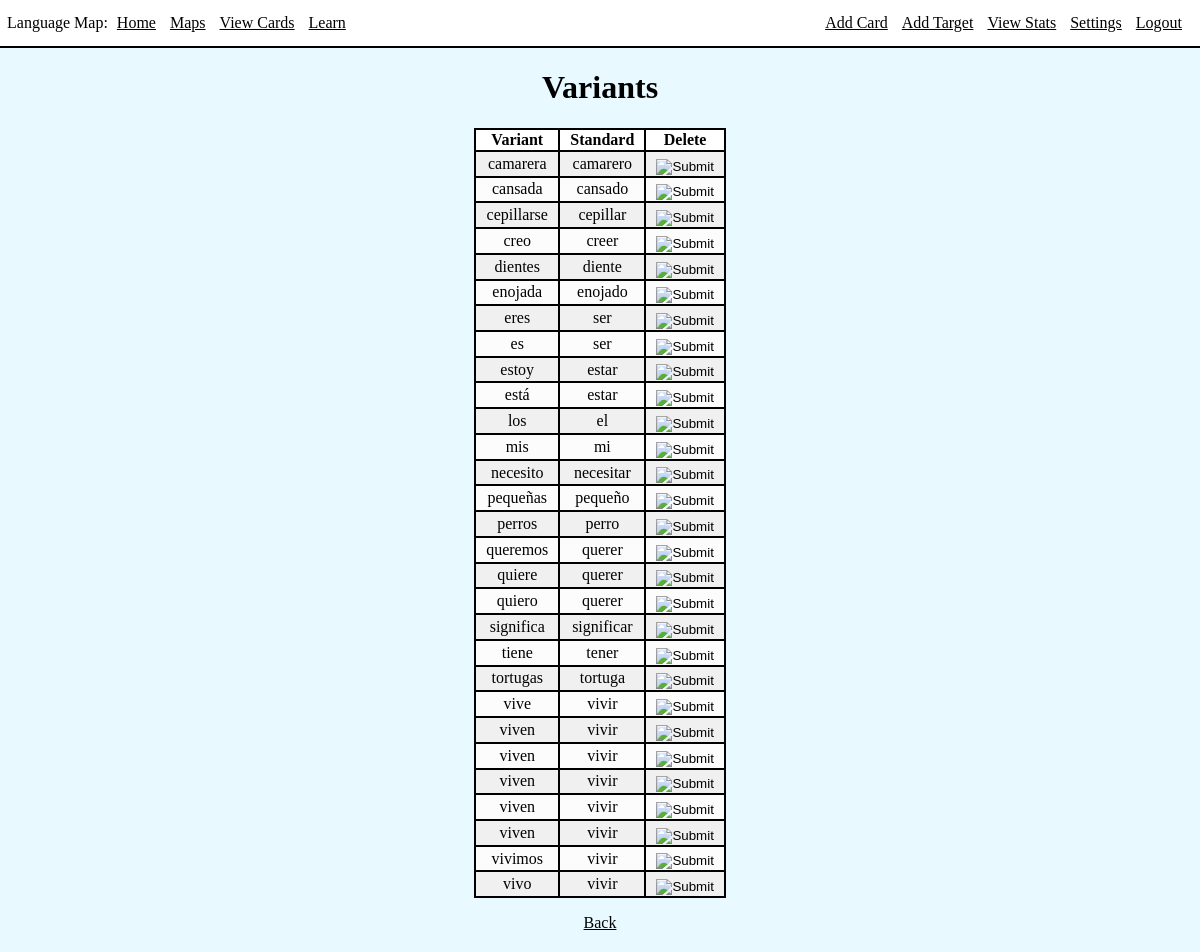
/variants (signed in), run on an earlier commit of the app's database.
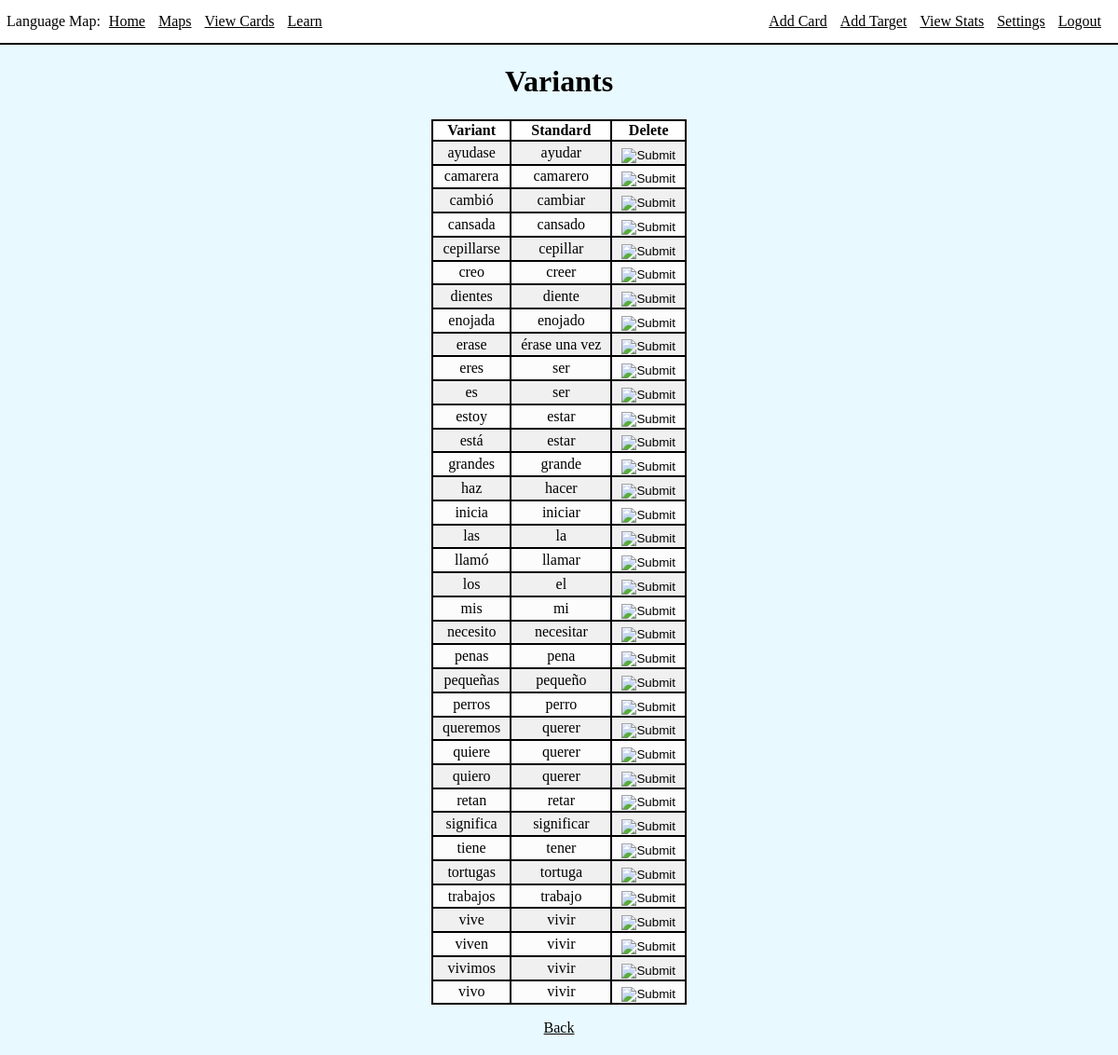
And on a later commit of the database.
### app/models.py (models this page shows, shortened)
class Variant(db.Model):
    id = db.Column(db.Integer, index=True, primary_key=True)
    varWord = db.Column(db.String(20), index=True)
    standardID = db.Column(db.Integer, db.ForeignKey('card.id'))

class Card(db.Model):
    id = db.Column(db.Integer, index=True, primary_key=True)
    word = db.Column(db.String(64), index=True, unique=True)
    translation = db.Column(db.String(1000), index=True)
    status = db.Column(db.String(64), index=True)
    nextReviewDate = db.Column(db.Date, index=True)
    lastInterval = db.Column(db.Integer)
    variants = db.relationship("Variant", backref='card', lazy=True)

### app/routes.py (the view)
@app.route('/variants', methods=['GET', 'POST'])
@login_required
def variants():
    variants = Variant.query.filter().order_by(Variant.varWord)
    return render_template('variants.html', title='Manage Variants', variants=variants)

### app/models.py (called while the page is built)
@login.user_loader
def load_user(id):
    return User.query.get(int(id))

### app/templates/variants.html
{% extends 'base.html' %}
{% block content %}
    <div class="int">
        <div class="cent">
        <h1>Variants</h1>
        <table>
            <thead>
                <th>Variant</th>
                <th>Standard</th>
                <th>Delete</th>
            </thead>
            <tbody>
            {% for variant in variants %}
            <tr>
                <td>{{ variant.varWord }}</td>
                <td>{{ variant.card.word }}</td>
                <td>
                    <form action="{{ url_for('deleteVariant', variantID=variant.id) }}" method="POST">
                        <input type="image" class="btnimg" src="../static/images/delete.png">
                    </form>
                </td>
            </tr>
            {% endfor %}
            </tbody>
        </table>
        <p><a href="/settings">Back</a></p>
        </div>
    </div>
{% endblock %}

What changed in the data, as far as the page shows it:
removed Variant: varWord "viven", card.word "vivir"
removed Variant: varWord "viven", card.word "vivir"
removed Variant: varWord "viven", card.word "vivir"
removed Variant: varWord "viven", card.word "vivir"
added Variant: varWord "ayudase", card.word "ayudar"
added Variant: varWord "cambió", card.word "cambiar"
added Variant: varWord "erase", card.word "érase una vez"
added Variant: varWord "grandes", card.word "grande"
added Variant: varWord "haz", card.word "hacer"
added Variant: varWord "inicia", card.word "iniciar"
added Variant: varWord "las", card.word "la"
added Variant: varWord "llamó", card.word "llamar"
added Variant: varWord "penas", card.word "pena"
added Variant: varWord "retan", card.word "retar"
added Variant: varWord "trabajos", card.word "trabajo"
